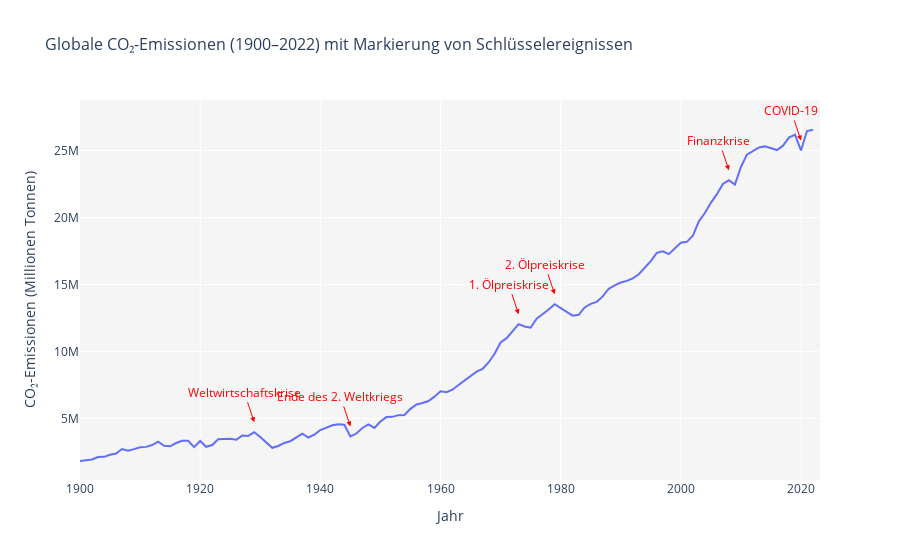

This figure's notebook cell:
### Code cell
# 1.2: Gibt es erkennbare Sprünge oder Rückgänge (z. B. Wirtschaftskrisen, Pandemien)?
import pandas as pd
import plotly.express as px

df = pd.read_csv('/Users/michaelweber/Repositories/co2-emissions/df_multi_backup.csv')

# Filterung der relevanten Jahre
filtered_df = df[(df['year'] >= 1900) & (df['year'] <= 2022)]

# Gruppierung nach Jahr und Aggregation der CO₂-Emissionen
emissions_by_year = filtered_df.groupby('year')['co2'].sum().reset_index()

# Highlight-Jahre für spezifische Ereignisse
highlight_years = [1929, 1945, 1973, 1979, 2008, 2020]  # Beispiele: Weltwirtschaftskrise, Weltkriege, etc.

# Erstellen der Linie 
fig = px.line(
    emissions_by_year, 
    x='year', 
    y='co2', 
    title='Globale CO₂-Emissionen (1900–2022) mit Markierung von Schlüsselereignissen',
    labels={'year': 'Jahr', 'co2': 'CO₂-Emissionen (Millionen Tonnen)'},
    markers=False  
)

# Markierungen für spezifische Ereignisse hinzufügen
for year in highlight_years:
    #fig.add_vline(
    #    x=year, 
    #    line_width=2, 
    #    line_dash="dash", 
    #    line_color="red"
    #)
    # Hinzufügen des Textes über den Linien
    y_value = emissions_by_year[emissions_by_year['year'] == year]['co2'].values[0]
    fig.add_annotation(
        x=year,
        y=y_value,
        text={'1929': 'Weltwirtschaftskrise', '1945': 'Ende des 2. Weltkriegs', '1973': '1. Ölpreiskrise', '1979': '2. Ölpreiskrise','2008': 'Finanzkrise', '2020': 'COVID-19'}.get(str(year), ''),
        showarrow=True,  
        arrowhead=2,     
        arrowsize=1,     
        arrowcolor="red",
        font=dict(color="red"),
        yshift=10,       
        textangle=0     
    )

# Anpassungen
fig.update_layout(
    xaxis=dict(title='Jahr', tickangle=0),
    yaxis=dict(title='CO₂-Emissionen (Millionen Tonnen)', showgrid=True, gridcolor='rgba(255, 255, 255, 1)'),
    plot_bgcolor='rgba(245, 245, 245, 1)',  
    title_font=dict(size=16),
    font=dict(size=12)
)


fig.show()

### Figure 1 — Plotly figure (JSON) as saved in the notebook; plotly's stock layout.template omitted (floating-point values rounded to 4 significant figures)
{"data": [{"hovertemplate": "Jahr=%{x}<br>CO₂-Emissionen (Millionen Tonnen)=%{y}<extra></extra>", "legendgroup": "", "line": {"color": "#636efa", "dash": "solid"}, "marker": {"symbol": "circle"}, "mode": "lines", "name": "", "orientation": "v", "showlegend": false, "type": "scatter", "x": [1900, 1901, 1902, 1903, 1904, 1905, 1906, 1907, 1908, 1909, 1910, 1911, 1912, 1913, 1914, 1915, 1916, 1917, 1918, 1919, 1920, 1921, 1922, 1923, 1924, 1925, 1926, 1927, 1928, 1929, 1930, 1931, 1932, 1933, 1934, 1935, 1936, 1937, 1938, 1939, 1940, 1941, 1942, 1943, 1944, 1945, 1946, 1947, 1948, 1949, 1950, 1951, 1952, 1953, 1954, 1955, 1956, 1957, 1958, 1959, 1960, 1961, 1962, 1963, 1964, 1965, 1966, 1967, 1968, 1969, 1970, 1971, 1972, 1973, 1974, 1975, 1976, 1977, 1978, 1979, 1980, 1981, 1982, 1983, 1984, 1985, 1986, 1987, 1988, 1989, 1990, 1991, 1992, 1993, 1994, 1995, 1996, 1997, 1998, 1999, 2000, 2001, 2002, 2003, 2004, 2005, 2006, 2007, 2008, 2009, 2010, 2011, 2012, 2013, 2014, 2015, 2016, 2017, 2018, 2019, 2020, 2021, 2022], "xaxis": "x", "y": [1831582, 1889160, 1940359, 2126865, 2141516, 2295751, 2384843, 2724387, 2604249, 2715343, 2853073, 2885525, 3022225, 3272911, 2965667, 2928153, 3173107, 3339895, 3343587, 2869783, 3329561, 2890340, 3020512, 3454288, 3445808, 3491315, 3415484, 3729076, 3703282, 3980732, 3621216, 3187243, 2816147, 2951991, 3180826, 3308404, 3622450, 3871339, 3586315, 3798819, 4141083, 4328651, 4501588, 4572564, 4537787, 3663540, 3882267, 4298748, 4567169, 4304048, 4775168, 5110265, 5127027, 5253894, 5272972, 5725684, 6051137, 6160166, 6310660, 6633319, 7033437, 6965967, 7152931, 7503832, 7851400, 8153814, 8503410, 8699551, 9185001, 9831591, 10680941, 10999025, 11506608, 12044678, 11872032, 11781955, 12462370, 12777706, 13141206, 13535866, 13250232, 12900541, 12680246, 12741021, 13296788, 13562963, 13713298, 14120207, 14689846, 14935950, 15159806, 15276773, 15468108, 15776382, 16242773, 16754584, 17371495, 17482880, 17275401, 17676002, 18121270, 18192030, 18642903, 19725749, 20341249, 21102505, 21752312, 22513971, 22786916, 22459904, 23782944, 24698998, 24935684, 25233984, 25316602, 25150683, 25041567, 25370889, 25969306, 26198890, 25010190, 26461302, 26556087], "yaxis": "y"}], "layout": {"annotations": [{"arrowcolor": "red", "arrowhead": 2, "arrowsize": 1, "font": {"color": "red"}, "showarrow": true, "text": "Weltwirtschaftskrise", "textangle": 0, "x": 1929, "y": 3980732, "yshift": 10}, {"arrowcolor": "red", "arrowhead": 2, "arrowsize": 1, "font": {"color": "red"}, "showarrow": true, "text": "Ende des 2. Weltkriegs", "textangle": 0, "x": 1945, "y": 3663540, "yshift": 10}, {"arrowcolor": "red", "arrowhead": 2, "arrowsize": 1, "font": {"color": "red"}, "showarrow": true, "text": "1. Ölpreiskrise", "textangle": 0, "x": 1973, "y": 12044678, "yshift": 10}, {"arrowcolor": "red", "arrowhead": 2, "arrowsize": 1, "font": {"color": "red"}, "showarrow": true, "text": "2. Ölpreiskrise", "textangle": 0, "x": 1979, "y": 13535866, "yshift": 10}, {"arrowcolor": "red", "arrowhead": 2, "arrowsize": 1, "font": {"color": "red"}, "showarrow": true, "text": "Finanzkrise", "textangle": 0, "x": 2008, "y": 22786916, "yshift": 10}, {"arrowcolor": "red", "arrowhead": 2, "arrowsize": 1, "font": {"color": "red"}, "showarrow": true, "text": "COVID-19", "textangle": 0, "x": 2020, "y": 25010190, "yshift": 10}], "font": {"size": 12}, "legend": {"tracegroupgap": 0}, "plot_bgcolor": "rgba(245, 245, 245, 1)", "title": {"font": {"size": 16}, "text": "Globale CO₂-Emissionen (1900–2022) mit Markierung von Schlüsselereignissen"}, "xaxis": {"anchor": "y", "domain": [0, 1], "tickangle": 0, "title": {"text": "Jahr"}}, "yaxis": {"anchor": "x", "domain": [0, 1], "gridcolor": "rgba(255, 255, 255, 1)", "showgrid": true, "title": {"text": "CO₂-Emissionen (Millionen Tonnen)"}}}}
